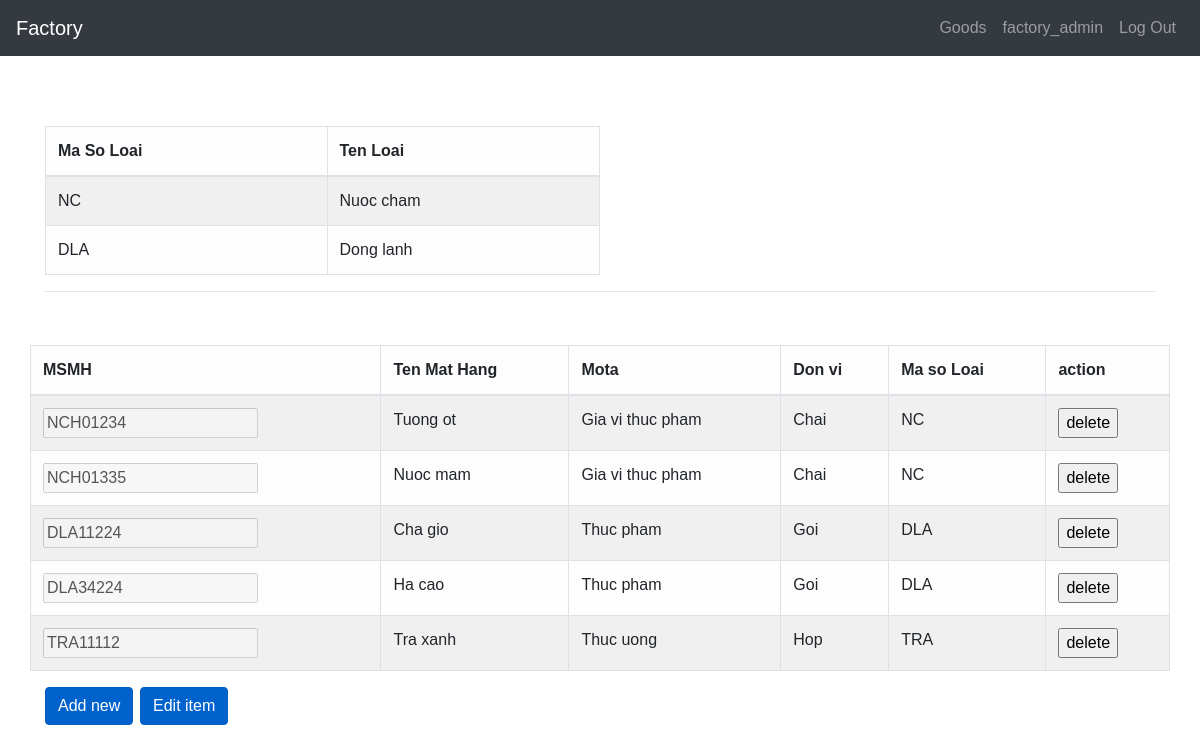
/production/warehouse (signed in), run on an earlier commit of the app's database.
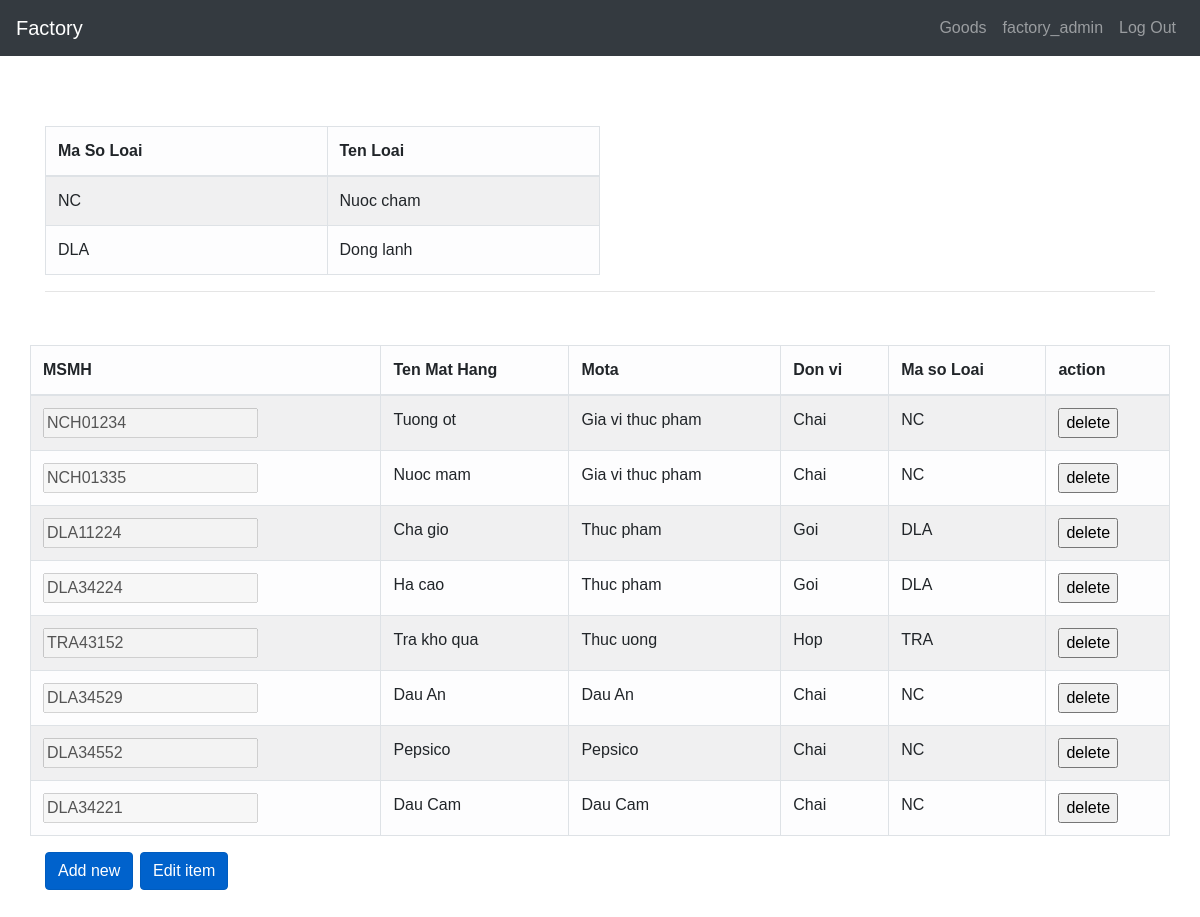
And on a later commit of the database.
### tables this page shows
CREATE TABLE user (
  id INTEGER PRIMARY KEY AUTOINCREMENT,
  username TEXT UNIQUE NOT NULL,
  password TEXT NOT NULL
);

CREATE TABLE LOAIHANG(
    MSLOAI VARCHAR2(10) NOT NULL CONSTRAINT MSLOAI_PK PRIMARY KEY,
	TENLOAI VARCHAR2(20)
);

CREATE TABLE MATHANG(
    MSMH VARCHAR2(8) NOT NULL CONSTRAINT MSNH_PK PRIMARY KEY,
    TENMH VARCHAR2(20),
    MOTA VARCHAR2(40),
    MATHANGDVT VARCHAR2(10) ,
    MSLOAI VARCHAR2(10),
    CONSTRAINT MATHANGDVT_CHECK CHECK (MATHANGDVT in ('Cai','Hop','Goi','Chai')),
    CONSTRAINT MATHANG_MSLOAI_FORE_kEY FOREIGN KEY (MSLOAI) REFERENCES LOAIHANG(MSLOAI)
--     CONSTRAINT MSHH_FORMAT_CHECK CHECK (REGEX(MSMH, '[A-Z][A-Z][A-Z][0-9][0-9][0-9][0-9][0-9]'))
);

### flaskr/factory_data.py (the view)
@bp.route("/warehouse", methods=("GET", "POST"))
@login_required
def get_goods_data():
    try:
        if g.user is not None:
            conn = get_db()
            conn.commit()
            mathang = conn.execute("SELECT * FROM MATHANG").fetchall()
            loaihang = conn.execute("SELECT * FROM LOAIHANG").fetchall()
            is_existing_db = True
            conn.close()
        else:
            return render_template("production/warehouse.html")
    except:
        "failed to connecting to DB"
    return render_template("production/warehouse.html", is_existing_db=is_existing_db,
                           mathang=mathang, loaihang=loaihang)

### flaskr/auth.py (called while the page is built)
@bp.before_app_request
def load_logged_in_user():
    user_id = session.get("user_id")
    if user_id is None:
        g.user = None
    else:
        g.user = (
            get_db().execute("SELECT * FROM user WHERE id = ?", (user_id,)).fetchone()
        )

### flaskr/db.py (called while the page is built)
def get_db():
    if 'db' not in g:
        print("database_name : ", current_app.config['DATABASE'] )
        g.db = sqlite3.connect(current_app.config['DATABASE'], detect_types=sqlite3.PARSE_DECLTYPES)
        g.db.row_factory = sqlite3.Row
    return g.db

### flaskr/factory_data.py (called while the page is built)
def login_required(view):
    @functools.wraps(view)
    def wrapped_view(**kwargs):
        if g.user is None:
            return redirect(url_for("auth.login"))
        return view(**kwargs)
    return wrapped_view

### flaskr/templates/production/warehouse.html (shortened to what this page needs)
<!DOCTYPE html>
<html lang="en">
<head>
    <link rel="stylesheet" href="https://maxcdn.bootstrapcdn.com/bootstrap/4.0.0/css/bootstrap.min.css"
>
</head>
<body>
{% extends 'base.html' %}
{% block content %}
    {% if is_existing_db %}
        <div class="container ">
            <div class="row">
            </div>
            <div class="row"><h4><b>Loai Hang</b></h4></div>
            <div class="row-2 table_adjustment">
                <table class="table table-striped table-hover table-bordered table-light">
                    <thead>
                    <tr>
                        <th scope="col" class="table-seccondary">Ma So Loai</th>
                        <th scope="col" class="table-seccondary">Ten Loai</th>
                    </tr>
                    </thead>
                    <tbody>
                    {% for g in loaihang %}
                        {% if not loop.last %}
                            <tr>
                            <td>{{ g['MSLOAI'] }}</td>
                            <td>{{ g['TENLOAI'] }}</td>
                        {% endif %}
                    {% endfor %}
                    </tbody>
                </table>
            </div>
            <hr>
            <div class="row"><h4><b> Mat Hang</b></h4></div>
            <div class="row">
                <table class="table table-striped table-hover table-bordered table-light">
                    <thead>
                    <tr>
                        <th scope="col">MSMH</th>
                        <th scope="col">Ten Mat Hang</th>
                        <th scope="col">Mota</th>
                        <th scope="col">Don vi</th>
                        <th scope="col">Ma so Loai</th>
                        <th scope="col"> action</th>
                    </tr>
                    </thead>
                    <tbody>
                    {% for g in mathang %}
                        {% if not loop.last %}
                            <tr>
                                <form method="post" action="{{ url_for('production.xoa_mahang', msmh = g['MSMH']) }}"
                                      class="form-control">
                                    <td><input name="MSMH" id="MSMH" value="{{ g['MSMH'] }} " disabled></td>
                                    <td>{{ g['TENMH'] }}</td>
                                    <td>{{ g['MOTA'] }}</td>
                                    <td>{{ g['MATHANGDVT'] }}</td>
                                    <td>{{ g['MSLOAI'] }}</td>
                                    <td>
                                        <input type="submit" value="delete" onclick="return confirm('Are you sure?');">
                                    </td>
                                </form>
                            </tr>
                        {% endif %}
                    {% endfor %}
                    </tbody>
                </table>
            </div>
        </div>
    {% endif %}
{% endblock %}
    {% block add %}
        <div class="container">
            <div class="row">
                <div class="btn-group col-1" role="group" aria-label="Basic example">
                    <a href="{{ url_for('production.them_mathang') }}" type="button" class="btn btn-primary active" onclick="show_add()" ondblclick="collapse_add()">Add new</a>
                </div>
                <div class="btn-group col-1" role="group" aria-label="Basic example">
                    <a href="{{ url_for('production.them_mathang') }}" type="button" class="btn btn-primary active" onclick="show_add()" ondblclick="collapse_add()">Edit item</a>
                </div>
            </div>
            <div class="row">
            </div>
         </div>
    {% endblock %}

### flaskr/templates/base.html (shortened to what this page needs)
<!DOCTYPE html>
<html lang="en">
<head>
    <link rel="stylesheet" href="https://maxcdn.bootstrapcdn.com/bootstrap/4.0.0/css/bootstrap.min.css"
>
    <link rel="stylesheet" href="{{ url_for('static', filename='style.css') }}">
</head>
<body class="main_body">
<nav class="navbar navbar-expand-lg navbar-dark bg-dark header-page">
    <a class="navbar-brand" href="{{ url_for('blog.index') }}"> Factory</a>
    <div class="collapse navbar-collapse" id="navbarSupportedContent">
        <ul class="navbar-nav ml-auto ">
            <li class="nav-item"><a class="nav-link" href="{{ url_for('production.get_goods_data') }}">Goods</a></li>
            {% if g.user %}
                <li class="nav-item"><span class="nav-link">{{ g.user['username'] }}</span></li>
                <li class="nav-item"><a class="nav-link" href="{{ url_for('auth.logout') }}">Log Out</a></li>
            {% else %}
                <li class="nav-item"><a class="nav-link" href="{{ url_for('auth.register') }}">Register</a></li>
                <li class="nav-item"><a class="nav-link" href="{{ url_for('auth.login') }}">Log In</a></li>
            {% endif %}
        </ul>
    </div>
</nav>
<section class="main_content">
  {% block content %}{% endblock %}
    {% block add  %}{% endblock %}
</section>
</body>
</html>

### flaskr/static/style.css (style rules this page uses)
body { max-width: 100%; margin: 0 auto; background: white; font-family: 'Noto Sans JP', sans-serif; }
h4 { color: white; }
.main_body { background-image: url("dimitry-anikin-3YZJ0ulbZho-unsplash.jpg"); background-repeat: no-repeat; background-size: 100%; }
.main_content { height: 80%; }
.header-page { height: 10%; }
.table_adjustment { width: 50%; }

What changed in the data, as far as the page shows it:
removed MATHANG: MSMH "TRA11112", TENMH "Tra xanh", MOTA "Thuc uong", MATHANGDVT "Hop", MSLOAI "TRA"
now on this page (row unchanged): MATHANG: MSMH "TRA43152", TENMH "Tra kho qua", MOTA "Thuc uong", MATHANGDVT "Hop", MSLOAI "TRA"
added MATHANG: MSMH "DLA34529", TENMH "Dau An", MOTA "Dau An", MATHANGDVT "Chai", MSLOAI "NC"
added MATHANG: MSMH "DLA34552", TENMH "Pepsico", MOTA "Pepsico", MATHANGDVT "Chai", MSLOAI "NC"
added MATHANG: MSMH "DLA34221", TENMH "Dau Cam", MOTA "Dau Cam", MATHANGDVT "Chai", MSLOAI "NC"
